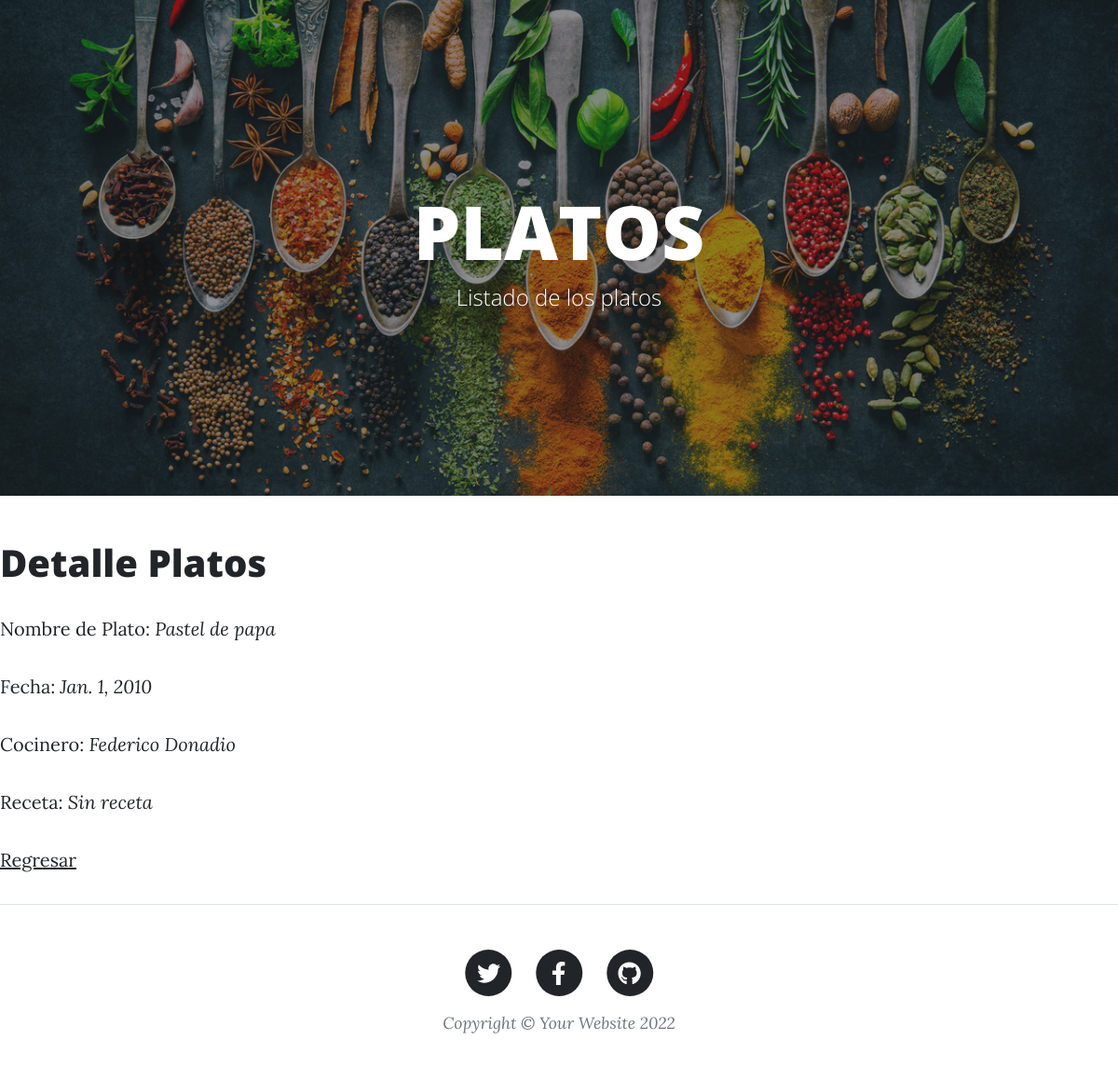
The page /AppBlog/platos/2 on the database as committed earlier.
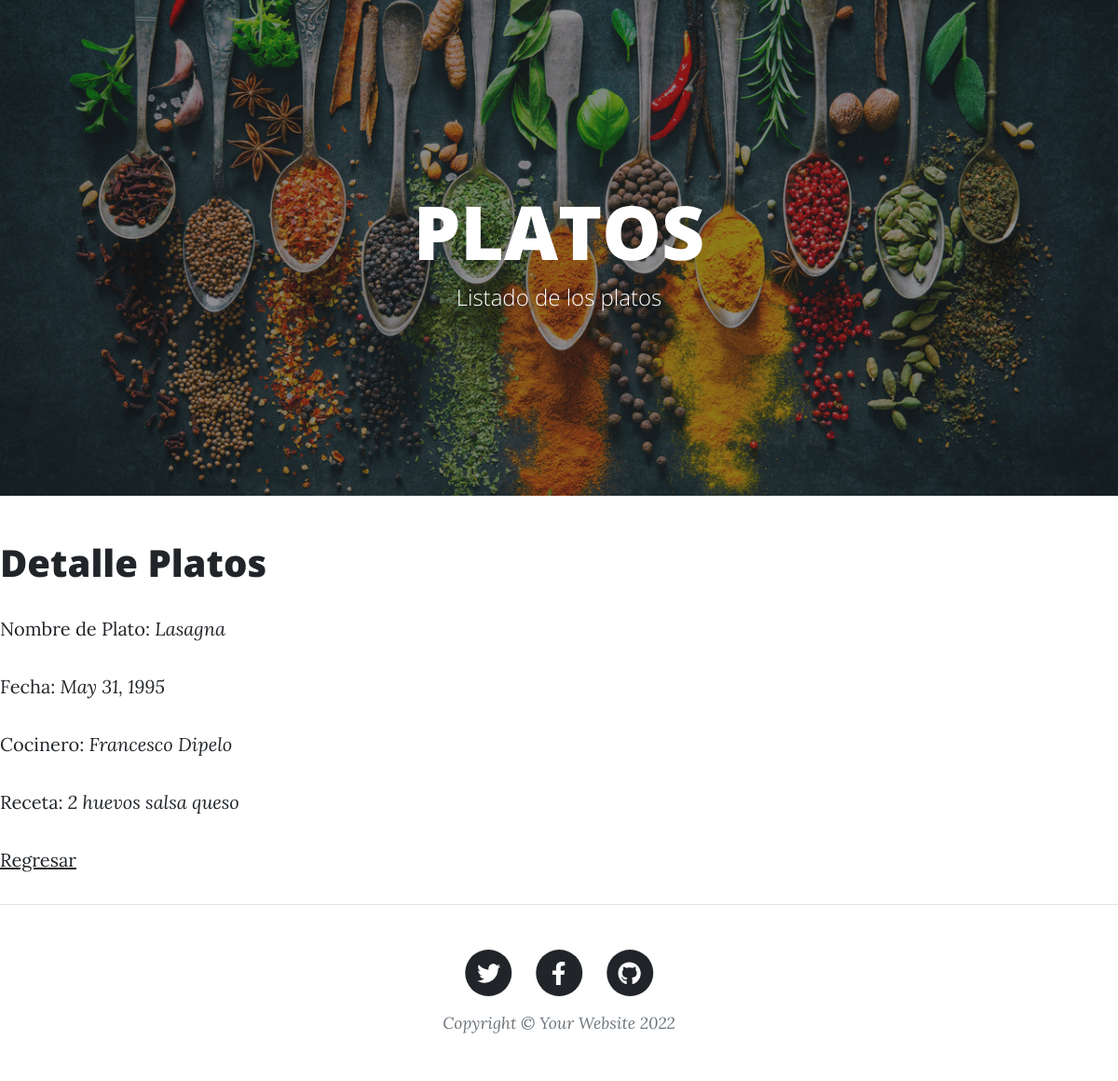
The same page on the database as committed later.
### AppBlog/models.py (models this page shows, shortened)
class Platos(models.Model):
    nombre = models.CharField(max_length=40)
    fecha = models.DateField()
    cocinero = models.CharField(max_length=40)
    receta = models.TextField()

### AppBlog/views.py (the view)
# urls.py: path('platos/<pk>', PlatosDetalle.as_view(), name='platosDetalle'),
class PlatosDetalle(DetailView):
    model = Platos
    template_name = "AppBlog/platosDetalle.html"

### AppBlog/template/AppBlog/platosDetalle.html
{% extends "AppBlog/padre_platos.html" %}
{% load static %}
{% block contenidoQueCambia %}
<h1>Detalle Platos</h1>
    <p>Nombre de Plato: <i>{{platos.nombre}}</i></p>
    <p>Fecha: <i>{{platos.fecha}}</i></p>
    <p>Cocinero: <i>{{platos.cocinero}}</i></p>
    <p>Receta: <i>{{platos.receta}}</i></p>
    <p>
    <a href="{% url 'platosLista' %}">Regresar</a>
    </p>
{% endblock %}

Rows that differ between the two databases and show on the page:
changed Platos: nombre "Pastel de papa" → "Lasagna"; fecha "Jan. 1, 2010" → "May 31, 1995"; cocinero "Federico Donadio" → "Francesco Dipelo"; receta "Sin receta" → "2 huevos salsa queso"
